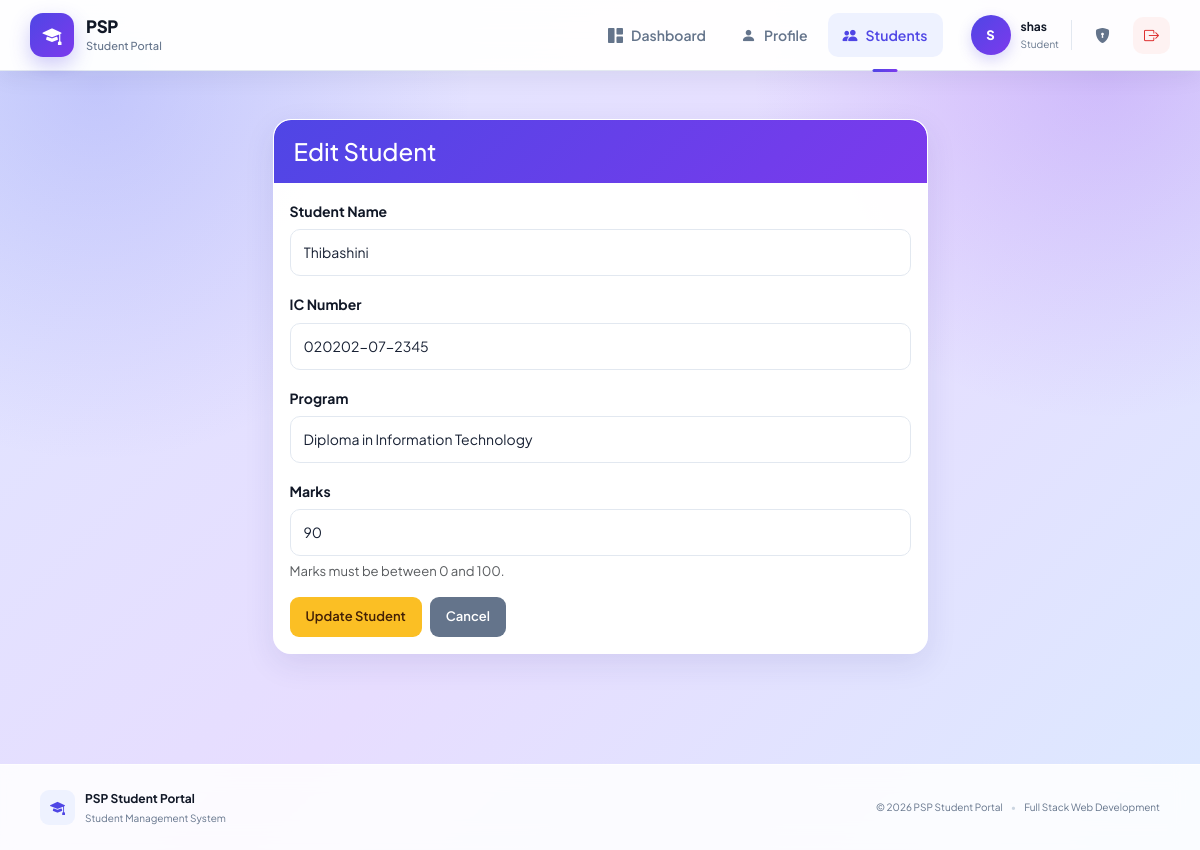
Screenshot of /controllers/StudentController.php?action=edit&id=2 (signed in) with the database file from the repository.
### tables this page shows
CREATE TABLE `students` (
  `id` int(11) NOT NULL,
  `name` varchar(100) NOT NULL,
  `ic` varchar(20) NOT NULL,
  `program` varchar(150) NOT NULL,
  `marks` int(11) NOT NULL,
  `profile_picture` varchar(255) DEFAULT NULL
);

### models/Student.php (called while the page is built, shortened)
<?php
class Student
{
    private $conn;
    public function __construct($conn)
    {
        $this->conn = $conn;
    }
        public function getStudentById($id)
    {
        $sql = "SELECT id, name, ic, program, marks, profile_picture
                FROM students
                WHERE id = ?";
        $stmt = $this->conn->prepare($sql);
        $stmt->bind_param("i", $id);
        $stmt->execute();
        $result = $stmt->get_result();
        return $result->fetch_assoc();
    }
}
?>

### views/students/edit.php (the view, shortened to what this page needs)
<?php
require_once __DIR__ .
    '/../layouts/header.php';
?>
<div class="container page-container">
    <div class="row justify-content-center">
        <div class="col-md-7">
            <div class="card shadow-sm border-0">
                <div class="card-header bg-warning">
                    <h4 class="mb-0">
                        Edit Student
                    </h4>
                </div>
                <div class="card-body">
                    <form
                        action="/PSP_Student_Portal/controllers/StudentController.php?action=update"
                        method="POST"
                        id="editStudentForm"
                    >
                        <div class="mb-3">
                            <label
                                for="name"
                                class="form-label"
                            >
                                Student Name
                            </label>
                            <input
                                type="text"
                                class="form-control"
                                id="name"
                                name="name"
                                value="<?= htmlspecialchars(
                                    $student['name']
                                ) ?>"
                                required
                            >
                        </div>
                        <div class="mb-3">
                            <label
                                for="ic"
                                class="form-label"
                            >
                                IC Number
                            </label>
                            <input
                                type="text"
                                class="form-control"
                                id="ic"
                                name="ic"
                                value="<?= htmlspecialchars(
                                    $student['ic']
                                ) ?>"
                                required
                            >
                        </div>
                        <div class="mb-3">
                            <label
                                for="program"
                                class="form-label"
                            >
                                Program
                            </label>
                            <input
                                type="text"
                                class="form-control"
                                id="program"
                                name="program"
                                value="<?= htmlspecialchars(
                                    $student['program']
                                ) ?>"
                                required
                            >
                        </div>
                        <div class="mb-3">
                            <label
                                for="marks"
                                class="form-label"
                            >
                                Marks
                            </label>
                            <input
                                type="number"
                                class="form-control"
                                id="marks"
                                name="marks"
                                min="0"
                                max="100"
                                value="<?= htmlspecialchars(
                                    $student['marks']
                                ) ?>"
                                required
                            >
                            <div class="form-text">
                                Marks must be between 0 and 100.
                            </div>
                        </div>
                        <div class="d-flex gap-2">
                            <button
                                type="submit"
                                class="btn btn-warning"
                            >
                                Update Student
                            </button>
                            <a
                                href="/PSP_Student_Portal/controllers/StudentController.php?action=index"
                                class="btn btn-secondary"
                            >
                                Cancel
                            </a>
                        </div>
                    </form>
                </div>
            </div>
        </div>
    </div>
</div>
<?php
require_once __DIR__ .
    '/../layouts/footer.php';
?>

### public/css/style.css (style rules this page uses)
:root { --primary: #4f46e5; --primary-dark: #3730a3; --primary-light: #eef2ff; --secondary: #7c3aed; --secondary-dark: #6d28d9; --secondary-light: #f5f3ff; --heading: #111827; --dark: #172033; --text: #334155; --muted: #64748b; --light-text: #94a3b8; --border: #e2e8f0; --border-dark: #cbd5e1; --white: #ffffff; --success: #16a34a; --success-light: #dcfce7; --danger: #dc2626; --danger-light: #fef2f2; --warning: #f59e0b; --warning-light: #fffbeb; --page-bg-1: #dfe6ff; --page-bg-2: #e7ddff; --page-bg-3: #dce9ff; --shadow-sm: 0 4px 12px rgba(15, 23, 42, 0.06); --shadow-md: 0 10px 30px rgba(49, 46, 129, 0.10); --shadow-lg: 0 18px 45px rgba(49, 46, 129, 0.14); }
*, *::before, *::after { box-sizing: border-box; }
html { scroll-behavior: smooth; }
html, body { min-height: 100%; }
body { margin: 0; color: var(--text); background: radial-gradient(circle at 8% 10%, rgba(99, 102, 241, 0.24), transparent 28%), radial-gradient(circle at 92% 8%, rgba(124, 58, 237, 0.22), transparent 26%), linear-gradient(135deg, var(--page-bg-1) 0%, var(--page-bg-2) 52%, var(--page-bg-3) 100%); background-attachment: fixed; font-family: 'Plus Jakarta Sans', -apple-system, BlinkMacSystemFont, "Segoe UI", sans-serif; font-size: 15px; line-height: 1.6; }
body, button, input, select, textarea { font-family: 'Plus Jakarta Sans', -apple-system, BlinkMacSystemFont, "Segoe UI", sans-serif; }
a { color: inherit; text-decoration: none !important; }
button, input, select, textarea { font-size: inherit; }
.page-container, .students-page { width: 100%; max-width: 1220px; margin: 0 auto; padding: 48px 30px 80px; animation: fadeIn 0.35s ease; }
.btn { border-radius: 9px !important; padding: 10px 16px !important; font-size: 13px !important; font-weight: 600 !important; transition: all 0.2s ease; }
.btn-warning { border: 0 !important; color: #422006 !important; background: #fbbf24 !important; }
.btn-secondary { border: 0 !important; color: #fff !important; background: #64748b !important; }
.card { overflow: hidden; border: 1px solid rgba(255, 255, 255, 0.95) !important; border-radius: 18px !important; background: rgba(255, 255, 255, 0.98) !important; box-shadow: var(--shadow-md) !important; }
.card-header { padding: 17px 20px !important; border: 0 !important; border-radius: 17px 17px 0 0 !important; color: #fff !important; background: linear-gradient(135deg, var(--primary), var(--secondary)) !important; font-size: 17px; font-weight: 700; }
.form-label { margin-bottom: 7px; color: var(--heading); font-size: 14px; font-weight: 700; }
.form-control, .form-select { min-height: 47px; padding: 10px 13px !important; border: 1px solid var(--border) !important; border-radius: 10px !important; color: var(--dark) !important; background: rgba(255, 255, 255, 0.98) !important; font-size: 14px !important; box-shadow: none; transition: all 0.2s ease; }
.form-control::placeholder { color: var(--light-text); }

### rows the page displays
students: name "Thibashini", ic "020202-07-2345", program "Diploma in Information Technology", marks "90"

### other values shown
$_SESSION['username'] "shas"
